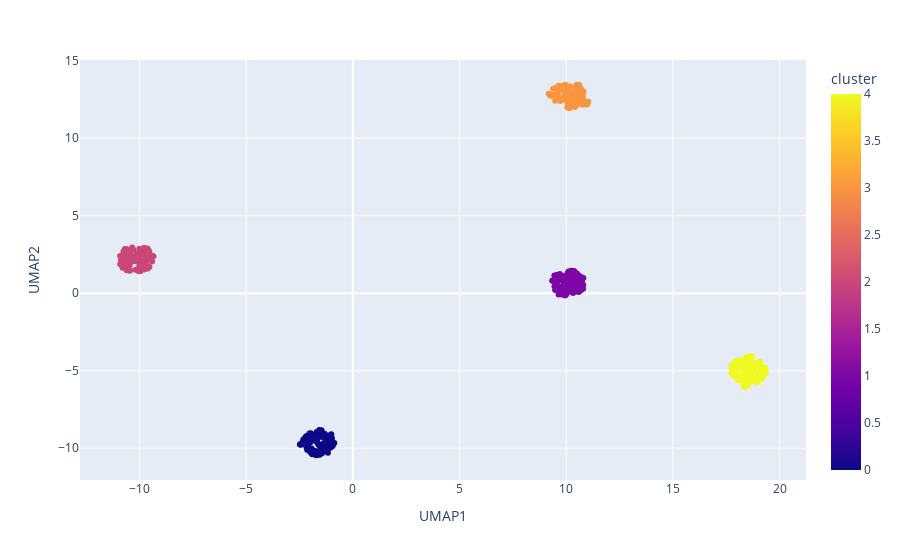

Source (notebook cell):
### Code cell
df = pd.DataFrame(
    {
        'UMAP1': X_umap[:, 0],
        'UMAP2': X_umap[:, 1],
        'cluster': y,
    }
)

fig = px.scatter(
    df,
    x='UMAP1',
    y='UMAP2',
    color='cluster',
    hover_data=['cluster'],
)
fig.show()

### Figure 1 — Plotly figure (JSON) as saved in the notebook; plotly's stock layout.template omitted (floating-point values rounded to 4 significant figures; data arrays with more than 128 entries replaced by an {"elided": "..."} marker saying what was removed)
{"data": [{"customdata": {"elided": "500x1 int values"}, "hovertemplate": "UMAP1=%{x}<br>UMAP2=%{y}<br>cluster=%{marker.color}<extra></extra>", "legendgroup": "", "marker": {"color": {"elided": "500 int values"}, "coloraxis": "coloraxis", "symbol": "circle"}, "mode": "markers", "name": "", "orientation": "v", "showlegend": false, "type": "scatter", "x": {"elided": "500 float values"}, "xaxis": "x", "y": {"elided": "500 float values"}, "yaxis": "y"}], "layout": {"coloraxis": {"colorbar": {"title": {"text": "cluster"}}, "colorscale": [[0, "#0d0887"], [0.1111, "#46039f"], [0.2222, "#7201a8"], [0.3333, "#9c179e"], [0.4444, "#bd3786"], [0.5556, "#d8576b"], [0.6667, "#ed7953"], [0.7778, "#fb9f3a"], [0.8889, "#fdca26"], [1, "#f0f921"]]}, "legend": {"tracegroupgap": 0}, "margin": {"t": 60}, "xaxis": {"anchor": "y", "domain": [0, 1], "title": {"text": "UMAP1"}}, "yaxis": {"anchor": "x", "domain": [0, 1], "title": {"text": "UMAP2"}}}}
